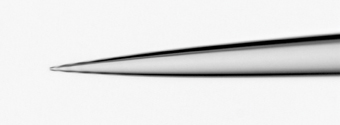
#> input picture autofocus/pipette.jpg, 340 x 125 px, found by its file name
$ python template_matching.py
#> lines starting #> are read from the running program, lines starting #| are printed output that depends on the picture
"""
Search a template image in an other image
Not scale nor rotation invariant
"""

import cv2

__all__ = ['templatematching']

def templatematching(img, template):

    res = cv2.matchTemplate(img, template, cv2.TM_CCOEFF_NORMED)
    _, maxval, _, maxloc = cv2.minMaxLoc(res)

    threshold = 0.75

    if maxval >= threshold:
        is_in = 1
    else:
        is_in = 0

    return is_in, maxval, maxloc


if __name__ == '__main__':
    img = cv2.imread('pipette.jpg', 0)
#> img: shape (125, 340); min 0, max 251, mean 227.7
    template = cv2.imread('template.jpg', 0)
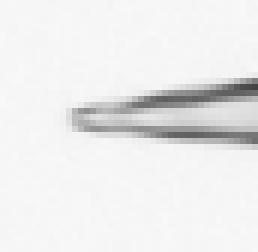
#> input picture autofocus/template.jpg, 43 x 42 px, found by its file name (shown 6 times larger)
#> template is the input picture: shape (42, 43); min 68, max 249, mean 235.4
    res, val, loc = templatematching(img, template)
#> in templatematching, `res = cv2.matchTemplate(img, template, cv2.TM_CCOEFF_NORMED)`:
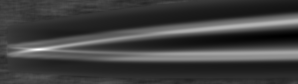
#> res: shape (84, 298) float32; min -0.322, max 1, mean 0.00716; drawn with min black and max white
#> in templatematching, `_, maxval, _, maxloc = cv2.minMaxLoc(res)`: maxval = 1; maxloc = (38, 49)
#> res = 1; val = 1; loc = (38, 49)
    x, y = loc[:2]
#> x = 38; y = 49
    if res:
        h = template.shape[1]
#> h = 43
        w = template.shape[0]
#> w = 42
        cv2.rectangle(img, (x,y), (x+w, y+h), (0,0,255))
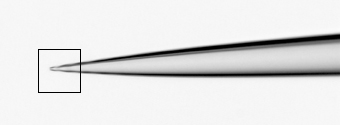
#> img: shape (125, 340); min 0, max 251, mean 226.7
    cv2.imshow("camera", img)
    cv2.waitKey(0)
    cv2.destroyAllWindows()
